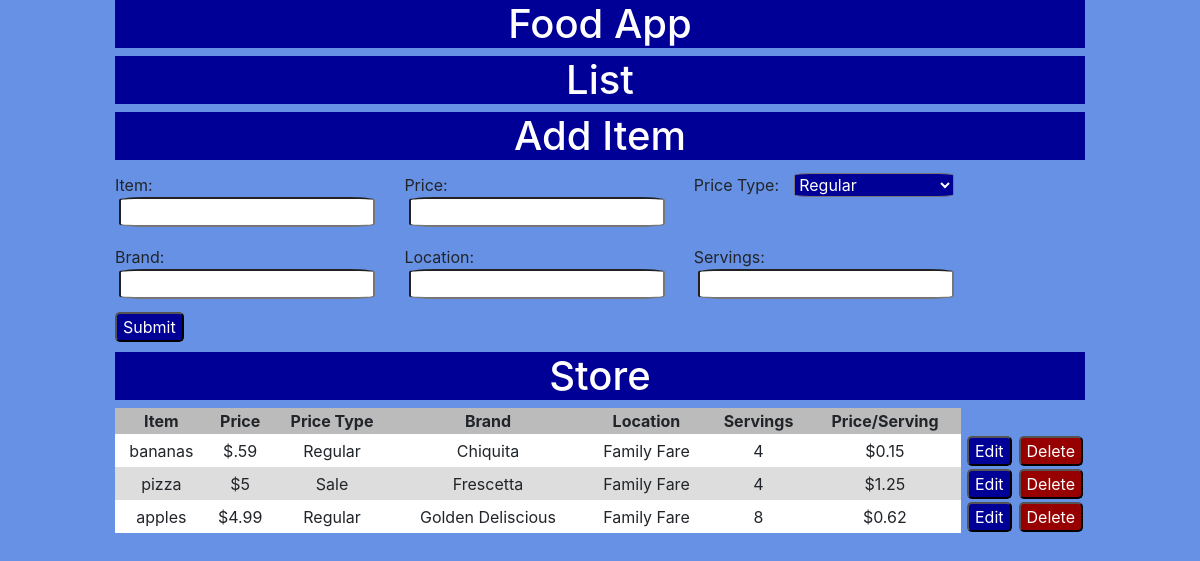
Page /FoodApp/index.php on the committed database.
### tables this page shows
CREATE TABLE `items` (
  `id` int(11) NOT NULL,
  `item` text NOT NULL,
  `price` text NOT NULL,
  `price_type` text NOT NULL,
  `brand` text NOT NULL,
  `location` text NOT NULL,
  `servings` text NOT NULL
);

### FoodApp/index.php (the view, shortened to what this page needs)
<?php
$link = mysqli_connect('localhost', 'brenoqmo', 'hbaw5xqfsTFA', 'brenoqmo_grocery_db');
?>
<!DOCTYPE html>
<html lang="en" dir="ltr">
  <head>
    <link rel="stylesheet" href="https://stackpath.bootstrapcdn.com/bootstrap/4.4.1/css/bootstrap.min.css">
    <link rel="stylesheet" href="style.css">
  </head>
  <body>
    <div class="container">
      <h1>Food App</h1>
      <h1>List</h1>
      <h1>Add Item</h1>
      <div class="form-wrapper">
        <form class="input-form" method="post">
          <div class="top-row">
            <label for="">
              Item: <input type="text" name="item">
            </label>
            <label for="">
              Price: <input type="text" name="price">
            </label>
            <label for="">
              Price Type:
              <select class="" name="price_type">
                <option value="Regular">Regular</option>
              </select>
            </label>
          </div>
          <div class="bottom-row">
            <label for="">
              Brand:
              <input type="text" name="brand">
            </label>
            <label for="">
              Location:
              <input type="text" name="location">
            </label>
            <label for="">
              Servings:
              <input type="text" name="servings">
            </label>
          </div>
          <input type="submit" value="Submit" class="submit">
        </form>
      </div>
      <div class="store-wrapper">
        <h1>Store</h1>
        <table>
          <thead>
            <th>Item</th>
            <th>Price</th>
            <th>Price Type</th>
            <th>Brand</th>
            <th>Location</th>
            <th>Servings</th>
            <th>Price/Serving</th>
          </thead>
          <tbody>
            <?php
            $query = "SELECT * FROM items";
            if ($result = mysqli_query($link, $query)) {
              while ($row = mysqli_fetch_array($result)) { ?>
                <tr>
                  <td><?php echo $row['item']; ?></td>
                  <td><?php echo '$'.$row['price']; ?></td>
                  <td><?php echo $row['price_type']; ?></td>
                  <td><?php echo $row['brand']; ?></td>
                  <td><?php echo $row['location']; ?></td>
                  <td><?php echo $row['servings']; ?></td>
                  <td>
                    <?php
                    if ($row['servings'] == 0) {
                      echo '';
                    } else {
                      echo '$'.round($row['price']/$row['servings'], 2);
                    }
                    ?>
                  </td>
                  <td class="button">
                    <form class="" action="edit_item.php?edit_item=<?php echo $row['id'] ?>" method="post">
                      <input type="submit" name="" value="Edit" class="submit edit">
                    </form>
                  </td>
                  <td class="button">
                    <form action="index.php?del_item=<?php echo $row['id']; ?>" method="post">
                      <input type="submit" value="Delete" class="submit delete">
                    </form>
                  </td>
                </tr>
              <?php }
            } ?>
          </tbody>
        </table>
      </div>
    </div>
  </body>
</html>

### FoodApp/style.css (style rules this page uses)
body { background-color: #6791e5; }
h1 { text-align: center; background-color: #000096; color: white; }
.container { width: 1000px; margin: auto; }
.input-form { width: 89.5%; padding-bottom: 10px; }
.input-form div { padding: 5px 0; display: grid; grid-template-columns: repeat(3, 1fr); }
input, select { float: right; margin-right: 10%; border-radius: 10%; }
select { width: 160px; background-color: #000096; color: white; }
.submit { width: auto; float: none; border-radius: 5px; background-color: #000096; color: white; }
table { width: 100%; }
tr:nth-child(even) { background-color: #ddd; }
tr:nth-child(odd) { background-color: #fff; }
th { background-color: #bbb; }
td, th { text-align: center; }
.button { border: 1px solid #6791e5; width: 20px; padding-left: 5px; background-color: #6791e5; }
.delete { background-color: #960000; }

### rows in the picture
items: item "bananas", price ".59", price_type "Regular", brand "Chiquita", location "Family Fare", servings "4", $row['price']/$row['servings'] "0.15"
items: item "pizza", price "5", price_type "Sale", brand "Frescetta", location "Family Fare", servings "4", $row['price']/$row['servings'] "1.25"
items: item "apples", price "4.99", price_type "Regular", brand "Golden Deliscious", location "Family Fare", servings "8", $row['price']/$row['servings'] "0.62"
